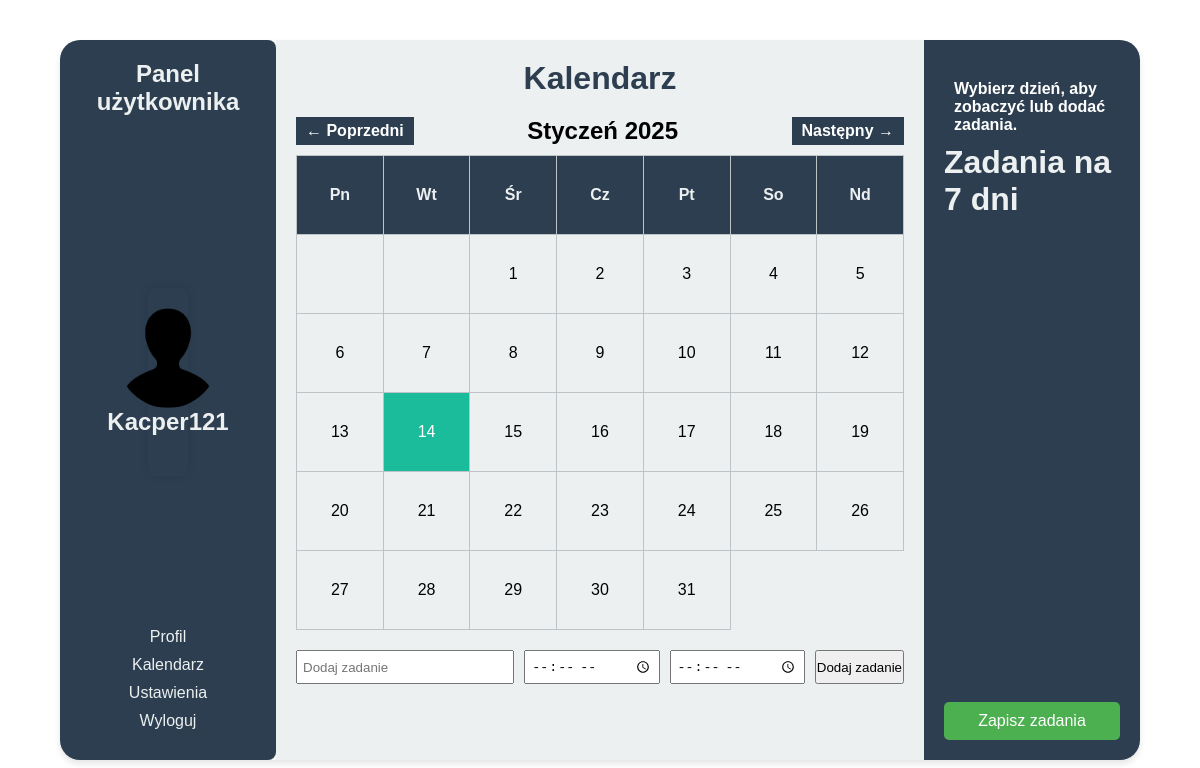
Before: /ProjektKalendarzPHP/index.php (signed in) with the older database file.
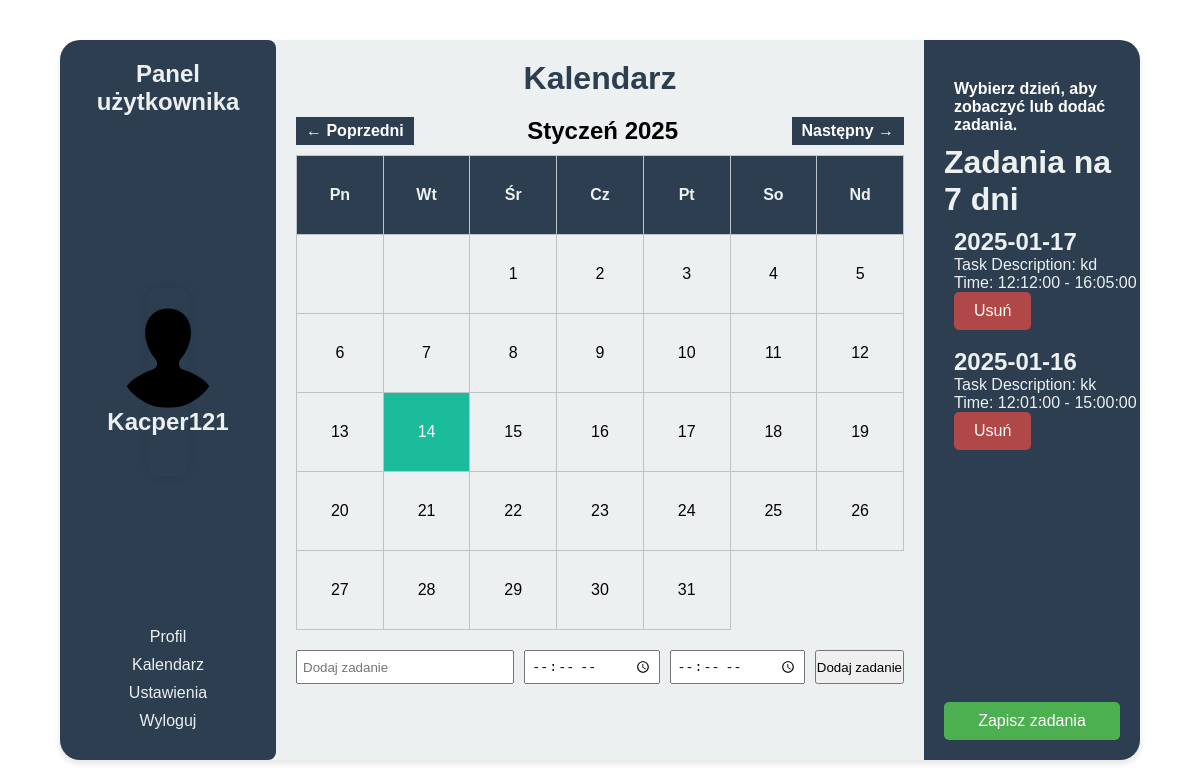
After: the same page with the newer database file.
### tables this page shows
CREATE TABLE `users` (
  `id` int(11) NOT NULL,
  `username` varchar(50) NOT NULL,
  `password` varchar(255) NOT NULL,
  `user_image` varchar(255) NOT NULL
);

CREATE TABLE `tasks` (
  `id` int(11) NOT NULL,
  `task_date` date NOT NULL,
  `array` int(11) NOT NULL,
  `task_description` text NOT NULL,
  `start_time` time NOT NULL,
  `end_time` time NOT NULL
);

### ProjektKalendarzPHP/index.php (the view, shortened to what this page needs)
<?php
$host = "localhost";
$username = "root";
$password = "";
$dbname = "testdb";
$conn = new mysqli($host, $username, $password, $dbname);
$user_id = $_SESSION['user_id'];
$sql = "SELECT * FROM users WHERE id = ?";
$stmt = $conn->prepare($sql);
$stmt->bind_param("i", $user_id);
$stmt->execute();
$result = $stmt->get_result();
$user = $result->fetch_assoc();
$current_username = $user['username'];
$current_image = $user['user_image'];
$imagePath = 'uploads/' . $current_image;
?>
<!doctype html>
<html class="no-js" lang="">
<head>
  <link rel="stylesheet" href="css/style.css">
</head>
<body>
<div class="container">
  <div class="user-panel">
    <h2>Panel użytkownika</h2><div class="user-panel">
      <img id="user-image" src="<?php echo htmlspecialchars($imagePath); ?>" alt="User Image">
      <h2 id="user-name"><?php echo htmlspecialchars($current_username); ?></h2>
    </div>
    <ul >
      <li><a href="profile.php">Profil</a></li>
      <li><a href="index.php">Kalendarz</a></li>
      <li><a href="setting.php">Ustawienia</a></li>
      <li><a href="logout.php" onclick="reload()">Wyloguj</a></li>
    </ul>
  </div>
  <div class="calendar">
    <h1>Kalendarz</h1>
    <div id="calendar"></div>
    <div class="tasks">
      <div class="task-input">
        <input type="text" id="taskInput" placeholder="Dodaj zadanie">
        <input type="time" id="startTime" placeholder="Godzina początkowa (HH:mm)">
        <input type="time" id="endTime" placeholder="Godzina końcowa (HH:mm)">
        <button onclick="addTask()">Dodaj zadanie</button>
      </div>
    </div>
  </div>
  <div class="container1">
    <div id="taskList" class="task-list">Wybierz dzień, aby zobaczyć lub dodać zadania.</div>
     <h1>Zadania na 7 dni</h1>
    <div class="task-container">
    <?php
$servername = "localhost";
$username = "root";
$password = "";
$dbname = "testdb";
$conn = new mysqli($servername, $username, $password, $dbname);
$today = date('Y-m-d');
$sql = "
    SELECT tasks.*
    FROM tasks
    INNER JOIN user_tasks ON user_tasks.task_id = tasks.id
    WHERE user_tasks.user_id = ?
    AND tasks.task_date >= ?
    AND tasks.task_date <= DATE_ADD(?, INTERVAL 7 DAY)
";
$stmt = $conn->prepare($sql);
$stmt->bind_param("iss", $user_id, $today, $today);
$stmt->execute();
$result = $stmt->get_result();
    while ($row = $result->fetch_assoc()) {
      echo "<div>";
      echo "<form method='POST' action='update_task.php'>";
echo "<h2>{$row['task_date']}</h2>";
echo "Task Description: {$row['task_description']}<br>";
echo "Time: {$row['start_time']} - {$row['end_time']}<br>";
echo "<button type='submit' class='us'>Usuń</button>";
echo "</form><br>";
       echo "</div>";
    }
?>
    </div>
     <button class="but" onclick="sendTasksToDatabase()">Zapisz zadania</button>
  </div>
</div>
</body>
</html>

### ProjektKalendarzPHP/css/style.css (style rules this page uses)
* { margin: 0; padding: 0; box-sizing: border-box; }
body { font-family: Arial, sans-serif; background-color: #f4f4f9; display: flex; justify-content: center; align-items: center; height: 100vh; }
.user-panel { padding: 10px; background-color: #f5f5f5; border-radius: 8px; box-shadow: 0 0 10px rgba(0, 0, 0, 0.1); width: 250px; text-align: center; align-items: center; }
.user-panel img { border-radius: 50%; width: 100px; height: 100px; object-fit: cover; }
.container { display: flex; height: 90%; width: 90%; max-width: 1600px; background-color: #fff; border-radius: 20px; box-shadow: 0 4px 6px rgba(0, 0, 0, 0.1); overflow: hidden; }
.container1 { display: flex; flex-direction: column; justify-content: space-between; width: 20%; background-color: #2c3e50; color: #ecf0f1; padding: 20px; }
.user-panel { display: flex; flex-direction: column; justify-content: space-between; width: 20%; background-color: #2c3e50; color: #ecf0f1; padding: 20px; }
.user-panel h2 { margin-bottom: 20px; }
.user-panel ul { list-style: none; }
.user-panel ul li { margin-bottom: 10px; }
.user-panel ul li a { color: #ecf0f1; text-decoration: none; transition: color 0.3s; }
.calendar { width: 60%; padding: 20px; background-color: #ecf0f1; }
.calendar h1 { margin-bottom: 20px; text-align: center; color: #2c3e50; }
.tasks { margin-top: 20px; }
.task-input { display: flex; gap: 10px; margin-bottom: 10px; }
.task-input input { flex-grow: 1; padding: 5px; }
.task-list { margin-top: 10px; padding: 10px; color: #ffffff; font-weight: bold; font-family: Arial, sans-serif; }
.but { background-color: #4CAF50; color: white; border: none; padding: 10px 20px; text-align: center; text-decoration: none; display: inline-block; font-size: 16px; border-radius: 5px; cursor: pointer; transition: background-color 0.3s ease; }
.us { background-color: #b14848; color: white; border: none; padding: 10px 20px; text-align: center; text-decoration: none; display: inline-block; font-size: 16px; border-radius: 5px; cursor: pointer; transition: background-color 0.3s ease; }
.task-container { width: 300px; height: 500px; overflow-y: auto; padding: 10px; margin-bottom: 10px; }

Changed rows visible on the page:
added tasks: task_date "2025-01-17", task_description "kd", start_time "12:12:00", end_time "16:05:00"
added tasks: task_date "2025-01-16", task_description "kk", start_time "12:01:00", end_time "15:00:00"
